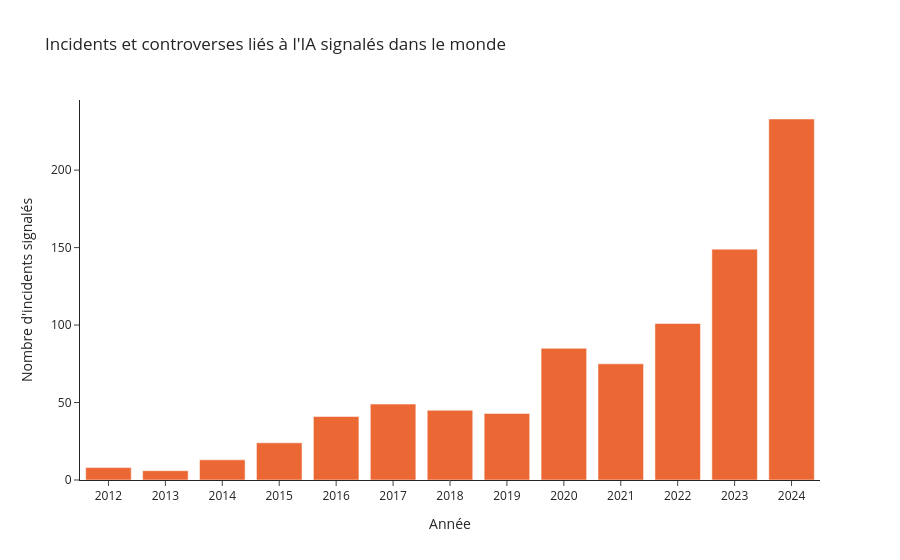

Notebook source saved alongside this figure:
### Code cell
# Graphique 2 (interactif) : incidents et controverses liés à l'IA signalés chaque année
inc = donnees("owid_incidents")
fig = px.bar(inc, x="annee", y="valeur", color_discrete_sequence=[ORANGE],
             title="Incidents et controverses liés à l'IA signalés dans le monde",
             labels={"annee": "Année", "valeur": "Nombre d'incidents signalés"})
fig.update_layout(template="simple_white")
fig.update_xaxes(dtick=1)
fig.show()

i = inc.set_index("annee")["valeur"]
print(f"{int(i[2012])} incidents en 2012, {int(i[2024])} en 2024 (x{i[2024] / i[2012]:.0f})")

### Figure 1 — Plotly figure (JSON) as saved in the notebook; plotly's stock layout.template omitted (floating-point values rounded to 4 significant figures)
{"data": [{"hovertemplate": "Année=%{x}<br>Nombre d'incidents signalés=%{y}<extra></extra>", "legendgroup": "", "marker": {"color": "#eb6834", "pattern": {"shape": ""}}, "name": "", "orientation": "v", "showlegend": false, "textposition": "auto", "type": "bar", "x": [2012, 2013, 2014, 2015, 2016, 2017, 2018, 2019, 2020, 2021, 2022, 2023, 2024], "xaxis": "x", "y": [8.0, 6.0, 13.0, 24.0, 41.0, 49.0, 45.0, 43.0, 85.0, 75.0, 101.0, 149.0, 233.0], "yaxis": "y"}], "layout": {"barmode": "relative", "legend": {"tracegroupgap": 0}, "title": {"text": "Incidents et controverses liés à l'IA signalés dans le monde"}, "xaxis": {"anchor": "y", "domain": [0.0, 1.0], "dtick": 1, "title": {"text": "Année"}}, "yaxis": {"anchor": "x", "domain": [0.0, 1.0], "title": {"text": "Nombre d'incidents signalés"}}}}
